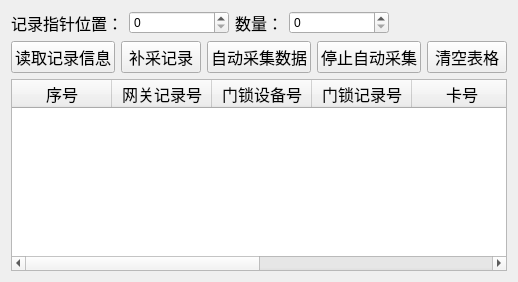
      <widget class="QWidget" name="tab_3">
       <attribute name="title">
        <string>数据采集</string>
       </attribute>
       <layout class="QVBoxLayout" name="verticalLayout_22">
        <item>
         <layout class="QVBoxLayout" name="verticalLayout_19">
          <item>
           <layout class="QHBoxLayout" name="horizontalLayout_22">
            <item>
             <widget class="QLabel" name="label_27">
              <property name="font">
               <font>
                <family>宋体</family>
                <pointsize>12</pointsize>
               </font>
              </property>
              <property name="text">
               <string>记录指针位置：</string>
              </property>
             </widget>
            </item>
            <item>
             <widget class="QSpinBox" name="recordPoitineSpinBox">
              <property name="minimumSize">
               <size>
                <width>100</width>
                <height>0</height>
               </size>
              </property>
              <property name="baseSize">
               <size>
                <width>80</width>
                <height>0</height>
               </size>
              </property>
             </widget>
            </item>
            <item>
             <widget class="QLabel" name="label_28">
              <property name="font">
               <font>
                <family>宋体</family>
                <pointsize>12</pointsize>
               </font>
              </property>
              <property name="text">
               <string>数量：</string>
              </property>
             </widget>
            </item>
            <item>
             <widget class="QSpinBox" name="readRecordNumbersSpinBox">
              <property name="minimumSize">
               <size>
                <width>100</width>
                <height>0</height>
               </size>
              </property>
              <property name="baseSize">
               <size>
                <width>120</width>
                <height>0</height>
               </size>
              </property>
             </widget>
            </item>
            <item>
             <spacer name="horizontalSpacer_18">
              <property name="font">
               <font>
                <family>宋体</family>
                <pointsize>12</pointsize>
               </font>
              </property>
              <property name="orientation">
               <enum>Qt::Horizontal</enum>
              </property>
              <property name="sizeHint" stdset="0">
               <size>
                <width>40</width>
                <height>20</height>
               </size>
              </property>
             </spacer>
            </item>
           </layout>
          </item>
          <item>
           <layout class="QHBoxLayout" name="horizontalLayout_23">
            <item>
             <widget class="QPushButton" name="readRecordButton">
              <property name="font">
               <font>
                <family>宋体</family>
                <pointsize>12</pointsize>
               </font>
              </property>
              <property name="text">
               <string>读取记录信息</string>
              </property>
             </widget>
            </item>
            <item>
             <widget class="QPushButton" name="bCButton">
              <property name="font">
               <font>
                <family>宋体</family>
                <pointsize>12</pointsize>
               </font>
              </property>
              <property name="text">
               <string>补采记录</string>
              </property>
             </widget>
            </item>
            <item>
             <widget class="QPushButton" name="atuoReceiveDataButton">
              <property name="font">
               <font>
                <family>宋体</family>
                <pointsize>12</pointsize>
               </font>
              </property>
              <property name="text">
               <string>自动采集数据</string>
              </property>
             </widget>
            </item>
            <item>
             <widget class="QPushButton" name="stopReceiveDataButton">
              <property name="font">
               <font>
                <family>宋体</family>
                <pointsize>12</pointsize>
               </font>
              </property>
              <property name="text">
               <string>停止自动采集</string>
              </property>
             </widget>
            </item>
            <item>
             <widget class="QPushButton" name="clearRecordTableButton">
              <property name="font">
               <font>
                <family>宋体</family>
                <pointsize>12</pointsize>
               </font>
              </property>
              <property name="text">
               <string>清空表格</string>
              </property>
             </widget>
            </item>
           </layout>
          </item>
         </layout>
        </item>
        <item>
         <widget class="QWidget" name="widget_17" native="true">
          <property name="font">
           <font>
            <family>宋体</family>
            <pointsize>12</pointsize>
           </font>
          </property>
          <layout class="QVBoxLayout" name="verticalLayout_23">
           <property name="leftMargin">
            <number>0</number>
           </property>
           <property name="topMargin">
            <number>0</number>
           </property>
           <property name="rightMargin">
            <number>0</number>
           </property>
           <property name="bottomMargin">
            <number>0</number>
           </property>
           <item>
            <widget class="QTableWidget" name="RecordTableWidget">
             <property name="minimumSize">
              <size>
               <width>100</width>
               <height>0</height>
              </size>
             </property>
             <property name="font">
              <font>
               <family>宋体</family>
               <pointsize>12</pointsize>
              </font>
             </property>
             <column>
              <property name="text">
               <string>序号</string>
              </property>
             </column>
             <column>
              <property name="text">
               <string>网关记录号</string>
              </property>
             </column>
             <column>
              <property name="text">
               <string>门锁设备号</string>
              </property>
             </column>
             <column>
              <property name="text">
               <string>门锁记录号</string>
              </property>
             </column>
             <column>
              <property name="text">
               <string>卡号</string>
              </property>
             </column>
             <column>
              <property name="text">
               <string>刷卡时间</string>
              </property>
             </column>
             <column>
              <property name="text">
               <string>开门方式</string>
              </property>
             </column>
             <column>
              <property name="text">
               <string>电池电量</string>
              </property>
             </column>
            </widget>
           </item>
          </layout>
         </widget>
        </item>
       </layout>
      </widget>
